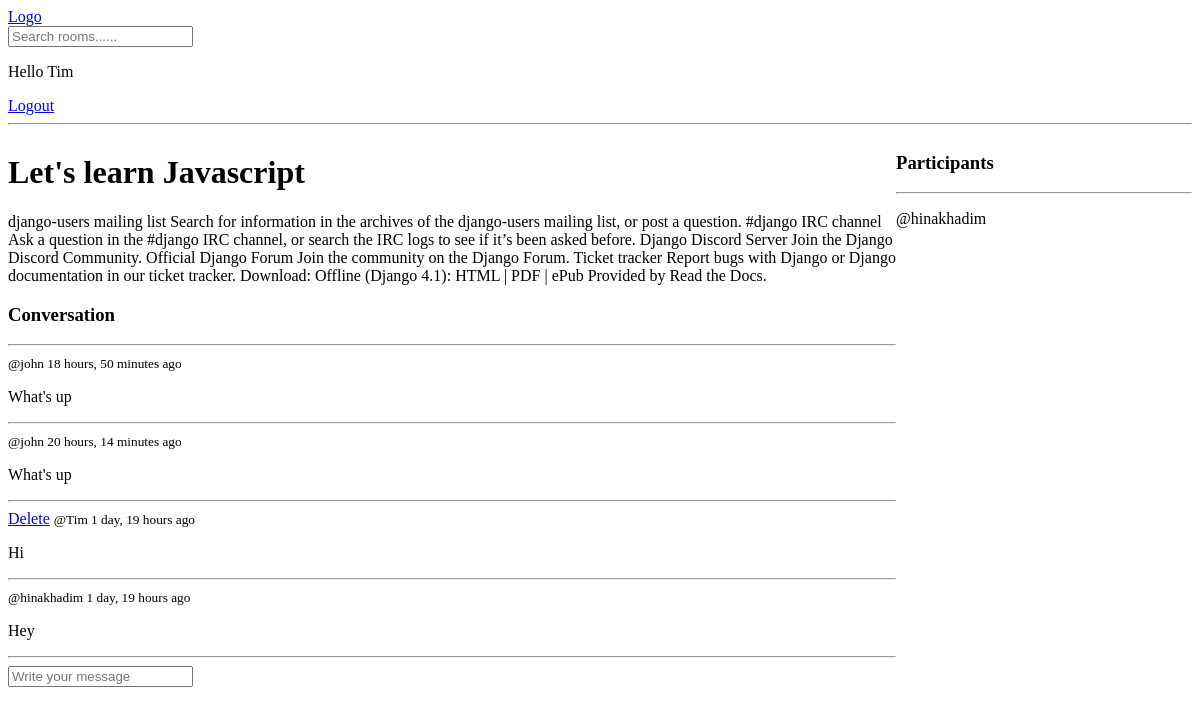
/room/1/ (signed in), run on the app's committed database.
### base/models.py (models this page shows, shortened)
class Room(models.Model):
    host = models.ForeignKey(User, on_delete=models.SET_NULL, null=True)
    topic = models.ForeignKey(Topic, on_delete=models.SET_NULL, null=True)
    name = models.CharField(max_length=200)
    description = models.TextField(null=True, blank=True)
    participants = models.ManyToManyField(
        User, related_name='participants', blank=True
    )
    updated = models.DateTimeField(auto_now=True)
    created = models.DateTimeField(auto_now_add=True)
    class Meta:
        ordering = ['-updated', '-created']

class Message(models.Model):
    user = models.ForeignKey(User, on_delete=models.SET_NULL, null=True)
    room = models.ForeignKey(Room, on_delete=models.SET_NULL, null=True)
    body = models.TextField()
    updated = models.DateTimeField(auto_now=True)
    created = models.DateTimeField(auto_now_add=True)

### base/views.py (the view, shortened to what this page needs)
# urls.py: path('room/<str:pk>/', views.room, name='room'),
def room(request, pk):
    room = Room.objects.get(id=pk)
    messages = room.message_set.all().order_by('-created')
    participants = room.participants.all()
    context = {'room': room, 'room_messages': messages,
               'participants': participants}
    return render(request, 'base/room.html', context)

### base/templates/base/room.html (shortened to what this page needs)
{% extends 'base/layout.html' %} {% block body %}
<div class="room-container">
  <div>
    <h1>{{room.name}}</h1>
    <p>{{room.description}}</p>
    <div class="comment">
      <h3>Conversation</h3>
      <hr />
      {% for message in room_messages %}
      <div>
        {% if request.user == message.user %}
        <a href="{% url 'base:delete-message' message.id %}">Delete</a>
        {% endif %}
        <small>@{{message.user}} {{message.created|timesince}} ago</small>
        <p>{{message.body}}</p>
        <hr />
      </div>
      {% endfor %}
    </div>
    {% if request.user.is_authenticated %}
    <div class="comment-form">
      <form action="" method="POST">
        <input type="text" name="body" placeholder="Write your message" />
      </form>
    </div>
  </div>
  <div>
    <h3>Participants</h3>
    <hr />
    {% for user in participants %}
    <div>
      <p>@{{user.username}}</p>
    </div>
    {% endfor %}
  </div>
</div>
{% endif %} {% endblock body %}

### base/templates/base/navbar.html
<a href="/">Logo</a>
<form method="GET" action='{% url "base:home" %}'>
  <input type="text" name="q" placeholder="Search rooms......" />
</form>
{% if request.user.is_authenticated %}
<p>Hello {{request.user}}</p>
<a href="{% url 'base:logout' %}">Logout</a>
{%else%}
<a href="{% url 'base:login' %}">Login</a>
{% endif %}
<hr />

### base/static/base/main.css (style rules this page uses)
.room-container { display: grid; grid-template-columns: 3fr 1fr; }

### data on the page
Room: name "Let's learn Javascript", description "django-users mailing list Search for information in the archives of the django-users mailing list, or post a question. #django IRC channel Ask a question in the #django IRC channel, or search the IRC logs to see if it’s been asked before. Django Discord Server Join the Django Discord Community. Official Django Forum Join the community on the Django Forum. Ticket tracker Report bugs with Django or Django documentation in our ticket tracker. Download: Offline (Django 4.1): HTML | PDF | ePub Provided by Read the Docs."
Message: user "john", created "18 hours, 50 minutes", body "What's up"
Message: user "john", created "20 hours, 14 minutes", body "What's up"
Message: shows "Delete", user "Tim", created "1 day, 19 hours", body "Hi"
Message: user "hinakhadim", created "1 day, 19 hours", body "Hey"

### other printed values
{{ request.user }} "Tim"
{{ user.username }} "hinakhadim"
